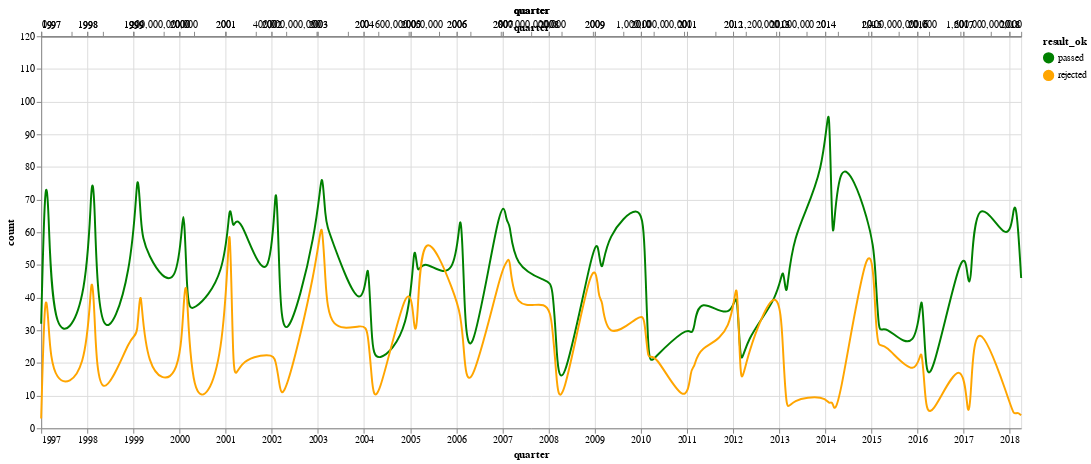

Notebook code cell kept with this figure:
### Markdown cell above
## Historical Passed over Rejected

### Code cell
d = pd.DataFrame(all_laws.groupby(['quarter', 'result_ok']).size()).reset_index()
d = d.rename(columns={0: 'count'})
d['quarter'] = pd.to_datetime(d['quarter'])


# Chart
nearest = alt.selection(type='single', nearest=True, on='mouseover',
                        fields=['quarter'], empty='none')
line = alt.Chart().mark_line(interpolate='basis').encode(
    x='quarter:T',
    y='count:Q',
    color=alt.Color('result_ok:N', 
                    scale=alt.Scale(domain=['passed', 'rejected'], 
                                    range=['green', 'orange'])))
selectors = alt.Chart().mark_point().encode(
    x='quarter:Q',
    opacity=alt.value(0),).add_selection(nearest)
points = line.mark_point().encode(
    opacity=alt.condition(nearest, alt.value(1), alt.value(0)))
text = line.mark_text(align='left', dx=5, dy=-5).encode(
    text=alt.condition(nearest, 'count:Q', alt.value(' ')))
rules = alt.Chart().mark_rule(color='gray').encode(
    x='quarter:Q',).transform_filter(nearest)

alt.layer(line, selectors, points, rules, text, data=d, width=1000, height=400)

### Figure 1 — Vega-Lite specification as saved in the notebook (floating-point values rounded to 4 significant figures; data arrays with more than 128 entries replaced by an {"elided": "..."} marker saying what was removed)
{"$schema": "https://vega.github.io/schema/vega-lite/v2.6.0.json", "config": {"view": {"height": 300, "width": 400}}, "data": {"name": "data-cbbfc206df626301d3b822dbd48f10be"}, "datasets": {"data-cbbfc206df626301d3b822dbd48f10be": {"elided": "176 records"}}, "height": 400, "layer": [{"encoding": {"color": {"field": "result_ok", "scale": {"domain": ["passed", "rejected"], "range": ["green", "orange"]}, "type": "nominal"}, "x": {"field": "quarter", "type": "temporal"}, "y": {"field": "count", "type": "quantitative"}}, "mark": {"interpolate": "basis", "type": "line"}}, {"encoding": {"opacity": {"value": 0}, "x": {"field": "quarter", "type": "quantitative"}}, "mark": "point", "selection": {"selector001": {"empty": "none", "fields": ["quarter"], "nearest": true, "on": "mouseover", "resolve": "global", "type": "single"}}}, {"encoding": {"color": {"field": "result_ok", "scale": {"domain": ["passed", "rejected"], "range": ["green", "orange"]}, "type": "nominal"}, "opacity": {"condition": {"selection": "selector001", "value": 1}, "value": 0}, "x": {"field": "quarter", "type": "temporal"}, "y": {"field": "count", "type": "quantitative"}}, "mark": "point"}, {"encoding": {"x": {"field": "quarter", "type": "quantitative"}}, "mark": {"color": "gray", "type": "rule"}, "transform": [{"filter": {"selection": "selector001"}}]}, {"encoding": {"color": {"field": "result_ok", "scale": {"domain": ["passed", "rejected"], "range": ["green", "orange"]}, "type": "nominal"}, "text": {"condition": {"field": "count", "selection": "selector001", "type": "quantitative"}, "value": " "}, "x": {"field": "quarter", "type": "temporal"}, "y": {"field": "count", "type": "quantitative"}}, "mark": {"align": "left", "dx": 5, "dy": -5, "type": "text"}}], "width": 1000}
